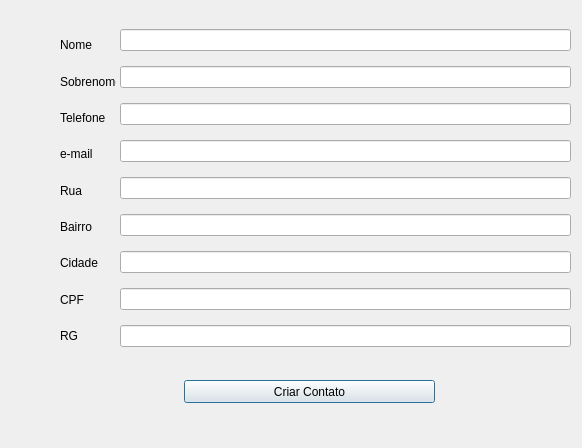
<?xml version="1.0" encoding="UTF-8"?>
<ui version="4.0">
 <class>pessoafisica</class>
 <widget class="QDialog" name="pessoafisica">
  <property name="geometry">
   <rect>
    <x>0</x>
    <y>0</y>
    <width>582</width>
    <height>448</height>
   </rect>
  </property>
  <property name="windowTitle">
   <string>Dialog</string>
  </property>
  <widget class="QWidget" name="layoutWidget">
   <property name="geometry">
    <rect>
     <x>60</x>
     <y>30</y>
     <width>56</width>
     <height>321</height>
    </rect>
   </property>
   <layout class="QVBoxLayout" name="verticalLayout">
    <item>
     <widget class="QLabel" name="label">
      <property name="text">
       <string>Nome</string>
      </property>
     </widget>
    </item>
    <item>
     <widget class="QLabel" name="label_2">
      <property name="text">
       <string>Sobrenome</string>
      </property>
     </widget>
    </item>
    <item>
     <widget class="QLabel" name="label_3">
      <property name="text">
       <string>Telefone</string>
      </property>
     </widget>
    </item>
    <item>
     <widget class="QLabel" name="label_4">
      <property name="text">
       <string>e-mail</string>
      </property>
     </widget>
    </item>
    <item>
     <widget class="QLabel" name="label_5">
      <property name="text">
       <string>Rua</string>
      </property>
     </widget>
    </item>
    <item>
     <widget class="QLabel" name="label_6">
      <property name="text">
       <string>Bairro</string>
      </property>
     </widget>
    </item>
    <item>
     <widget class="QLabel" name="label_7">
      <property name="text">
       <string>Cidade</string>
      </property>
     </widget>
    </item>
    <item>
     <widget class="QLabel" name="label_8">
      <property name="text">
       <string>CPF</string>
      </property>
     </widget>
    </item>
    <item>
     <widget class="QLabel" name="label_9">
      <property name="text">
       <string>RG</string>
      </property>
     </widget>
    </item>
   </layout>
  </widget>
  <widget class="QWidget" name="layoutWidget">
   <property name="geometry">
    <rect>
     <x>120</x>
     <y>20</y>
     <width>451</width>
     <height>341</height>
    </rect>
   </property>
   <layout class="QVBoxLayout" name="verticalLayout_2">
    <item>
     <widget class="QLineEdit" name="lineEdit"/>
    </item>
    <item>
     <widget class="QLineEdit" name="lineEdit_2"/>
    </item>
    <item>
     <widget class="QLineEdit" name="lineEdit_3"/>
    </item>
    <item>
     <widget class="QLineEdit" name="lineEdit_4"/>
    </item>
    <item>
     <widget class="QLineEdit" name="lineEdit_5"/>
    </item>
    <item>
     <widget class="QLineEdit" name="lineEdit_7"/>
    </item>
    <item>
     <widget class="QLineEdit" name="lineEdit_6"/>
    </item>
    <item>
     <widget class="QLineEdit" name="lineEdit_8"/>
    </item>
    <item>
     <widget class="QLineEdit" name="lineEdit_9"/>
    </item>
   </layout>
  </widget>
  <widget class="QPushButton" name="pushButton">
   <property name="geometry">
    <rect>
     <x>184</x>
     <y>380</y>
     <width>251</width>
     <height>23</height>
    </rect>
   </property>
   <property name="text">
    <string>Criar Contato</string>
   </property>
  </widget>
  <zorder>layoutWidget</zorder>
  <zorder>layoutWidget</zorder>
  <zorder>pushButton</zorder>
  <zorder>label_6</zorder>
  <zorder>label_8</zorder>
  <zorder>label_9</zorder>
  <zorder>label</zorder>
  <zorder>label_2</zorder>
  <zorder>label_3</zorder>
  <zorder>label_4</zorder>
  <zorder>label_5</zorder>
  <zorder>label_6</zorder>
  <zorder>label_7</zorder>
  <zorder>label_8</zorder>
  <zorder>label_9</zorder>
  <zorder>lineEdit</zorder>
  <zorder>lineEdit_2</zorder>
  <zorder>lineEdit_2</zorder>
  <zorder>lineEdit_3</zorder>
  <zorder>lineEdit_4</zorder>
  <zorder>lineEdit_5</zorder>
  <zorder>lineEdit_7</zorder>
  <zorder>lineEdit_6</zorder>
  <zorder>lineEdit_8</zorder>
  <zorder>lineEdit_9</zorder>
 </widget>
 <resources/>
 <connections/>
</ui>
